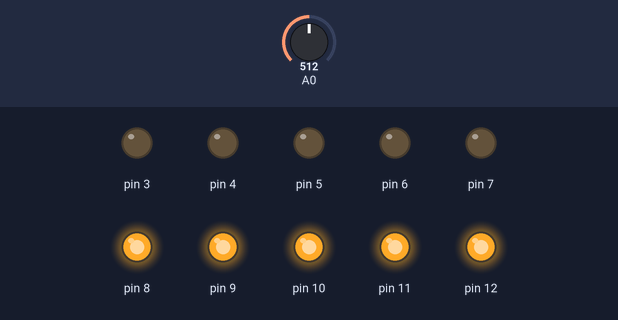
This sketch was run on a simulated Arduino Uno, built with avr-gcc and run on an emulated ATmega328P. Shown: output pins drawn as LEDs (lit = HIGH). The test bench sets the inputs (shaded band); at power-on: A0 = 512. What the sketch prints to the serial monitor is not drawn.

Above: at 1.2 s.
1.3 s: A0 set to 599
2.8 s: A0 set to 632
At 4.0 s:
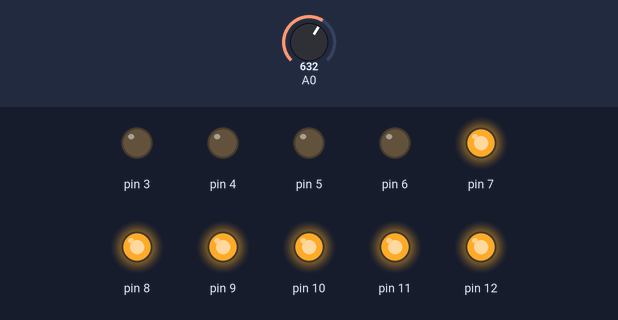
4.3 s: A0 set to 511
At 5.2 s:
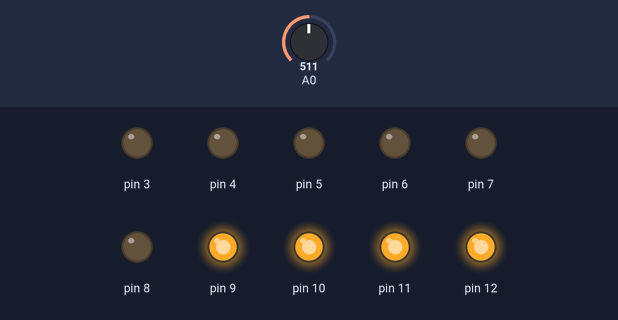
5.8 s: A0 set to 416
7.3 s: A0 set to 396
At 7.6 s:
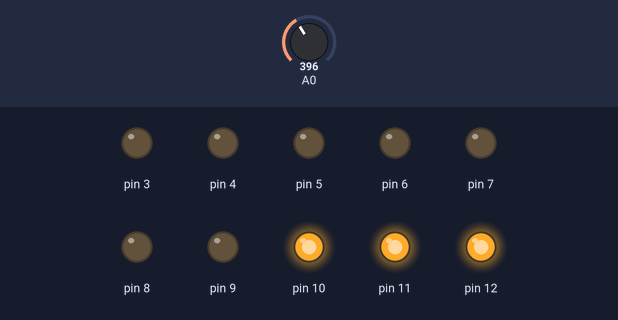
8.8 s: A0 set to 716
At 9.9 s:
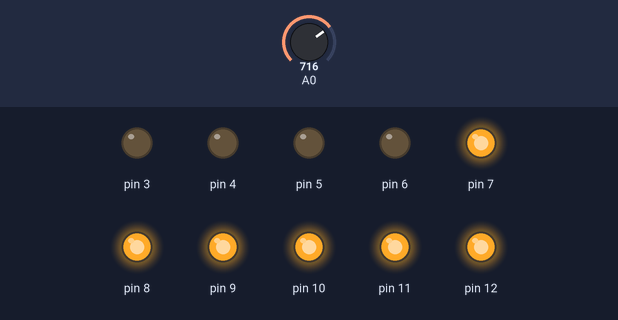
Timing chart, 0 to 11.3 s (numbered marks = the images above; inputs shaded):
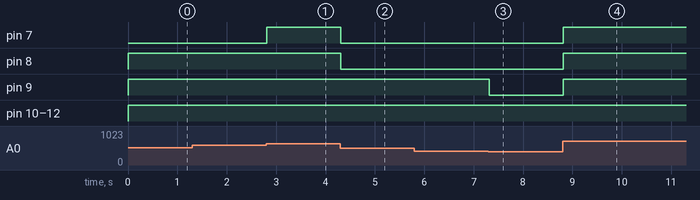

Measured:
- the behaviour switches between 613 and 614 on A0 (found by bisection; images 0 and 1)
- the behaviour switches between 410 and 409 on A0 (found by bisection; images 2 and 3)
- after the input at 2.8 s, pin 7: LOW → HIGH at once
- after the input at 4.3 s, pin 7, pin 8: HIGH → LOW at once
- after the input at 7.3 s, pin 9: HIGH → LOW at once
- after the input at 8.8 s, pin 7–9: LOW → HIGH at once

The sketch:

AB4.ino
```cpp
int sensor;
int vetPins [] {
  12,11,10,9,8,7,6,5,4,3
} ;
void setup() {
  // put your setup code here, to run once:
  Serial.begin(9600);

  for (int i = 3; i <= 12; i++) {
    pinMode(i, OUTPUT);
  }
}

void loop() {
  sensor = analogRead(A0);
  Serial.println(sensor);

  sensor = map(sensor, 0, 1023, 0, 10);

  Serial.println(sensor);

  for (int i = 0; i < sensor; i++) {
    digitalWrite(vetPins[i], HIGH);
  }
  for (int i = 10; i > sensor-1; i--) {
    digitalWrite(vetPins[i], LOW);
  }
  // put your main code here, to run repeatedly:
}
```
